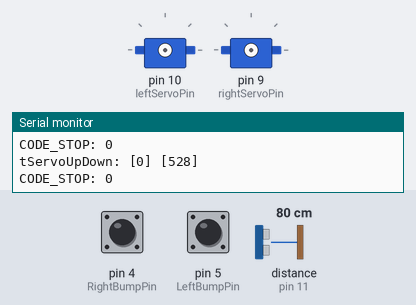
A sketch run on a simulated Arduino Uno, built with avr-gcc and run on an emulated ATmega328P. Parts: 2 × servo, the last lines printed to the serial monitor. Inputs (shaded band) come from the test bench; at power-on: pin 4 (RightBumpPin) LOW, pin 5 (LeftBumpPin) LOW, distance to the obstacle (sensor on pin 11) 80 cm. The echo pulse lasts 58.3 µs per cm.

Above: at 1.2 s.
1.3 s: pin 4 (RightBumpPin) pulled HIGH for 3.2 s
At 5.9 s:
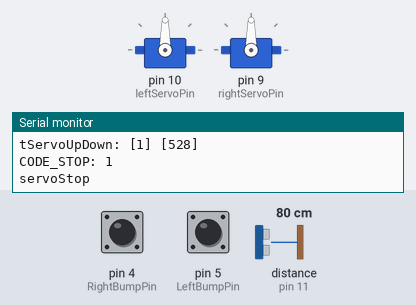
6.5 s: pin 5 (LeftBumpPin) pulled HIGH for 3.2 s
At 7.4 s:
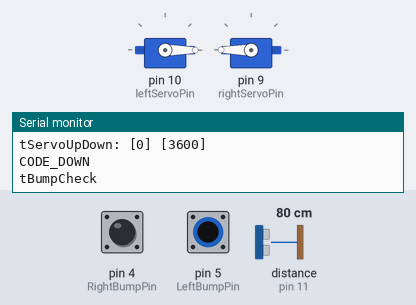
Timing chart, 0 to 12.5 s (numbered marks = the images above; inputs shaded):
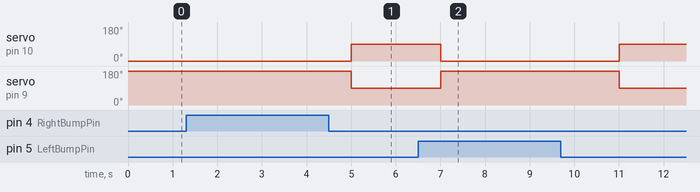

Measured:
- after the input at 1.3 s, servo on pin 10 (leftServoPin): 0° → 90° after 3.7 s; servo on pin 9 (rightServoPin): 180° → 90° after 3.7 s
- after the input at 6.5 s, servo on pin 10 (leftServoPin): 90° → 0° after 0.50 s, → 90° 4.0 s later; servo on pin 9 (rightServoPin): 90° → 180° after 0.50 s, → 90° 4.0 s later

The sketch:

ToyCarRobot.ino
```cpp
#include <TaskScheduler.h>
#include <IRremote.h>
#include <Servo.h>
#include <SoftwareSerial.h>
#include <NewPing.h>

// Callback methods prototypes
void tIRrecvCheck();
void tNewPingCheck();
void tBumpCheck();
void tServoUpDown();

// ---------------------------------------------------------------------------
//Tasks
// ---------------------------------------------------------------------------
#define MOVE_10 1000
Task tIRrecv(500, TASK_FOREVER, &tIRrecvCheck);
Task tNewPing(300, TASK_FOREVER, &tNewPingCheck);
Task tBump(300, TASK_FOREVER, &tBumpCheck);
Task tServoStraight(MOVE_10, TASK_FOREVER, &tServoUpDown);

Scheduler runner;

// ---------------------------------------------------------------------------
// Hardware & Constants
// ---------------------------------------------------------------------------

// Servo
#define SERVOSTOP 90

#define LFFAST 180
#define LBFAST 0
#define RFFAST 70
#define RBFAST 180

Servo leftServo;
#define leftServoPin 10
Servo rightServo;
#define rightServoPin 9

// IRrecv
int RECV_PIN = 8;
#define CODE_UP 0x810
#define CODE_DOWN 0xE10
#define CODE_LEFT 0xC10
#define CODE_RIGHT 0xA10
#define CODE_STOP 0x210
#define CODE_TURN 0x111

int servoState = CODE_STOP;
IRrecv irrecv(RECV_PIN);
decode_results results;

// ---------------------------------------------------------------------------
// Ultrasonic Sensor
// ---------------------------------------------------------------------------
#define TRIGGER_PIN 12
#define ECHO_PIN 11
#define MAX_DISTANCE 300
#define STOP_DISTANCE 5
NewPing sonar(TRIGGER_PIN, ECHO_PIN, MAX_DISTANCE);

// ---------------------------------------------------------------------------
// Bumper Sensor
// ---------------------------------------------------------------------------
#define LeftBumpPin 5
#define RightBumpPin 4
int LED_right = 13;
int LED_left = 11;
// Variables
volatile byte bumperLeftState = LOW;
volatile byte bumperRightState = LOW;

boolean moving = false;

void tIRrecvCheck() {
  if (irrecv.decode(&results)) {
    servoState = results.value;
  } else {
    servoState = CODE_STOP;
  }
  irrecv.resume();
}

void tNewPingCheck() {
  int distance = sonar.ping_cm();
  if (distance <= STOP_DISTANCE) {
    servoState = CODE_STOP;
    servoStop();
  }
}

void tBumpCheck() {
  if (digitalRead(LeftBumpPin) == HIGH || digitalRead(RightBumpPin) == HIGH) {
    Serial.println("tBumpCheck");
    servoState = CODE_DOWN;
  }
}

void tServoUpDown() {
  Serial.print("tServoUpDown: [");
  Serial.print(moving);
  Serial.print("] [");
  Serial.print(servoState);
  Serial.println("]");
  switch (servoState) {
    case CODE_STOP:
      Serial.print("CODE_STOP: ");
      Serial.println(moving);
      if (moving) {
        servoStop();
      }
      break;
    case CODE_UP:
      Serial.println("CODE_UP");
      moving = true;
      leftServo.attach(leftServoPin);
      rightServo.attach(rightServoPin);
      leftServo.write(LFFAST);
      rightServo.write(RFFAST);
      break;
    case CODE_DOWN:
      Serial.println("CODE_DOWN");
      moving = true;
      leftServo.attach(leftServoPin);
      rightServo.attach(rightServoPin);
      leftServo.write(LBFAST);
      rightServo.write(RBFAST);
      break;
    case CODE_LEFT:
      Serial.println("CODE_LEFT");
      moving = true;
      leftServo.attach(leftServoPin);
      rightServo.attach(rightServoPin);
      leftServo.write(LBFAST);
      rightServo.write(RFFAST);
      break;
    case CODE_RIGHT:
      Serial.println("CODE_RIGHT");
      moving = true;
      leftServo.attach(leftServoPin);
      rightServo.attach(rightServoPin);
      leftServo.write(RBFAST);
      rightServo.write(LFFAST);
      break;
  }
}

void servoStop() {
  Serial.println("servoStop");
  moving = false;
  rightServo.write(SERVOSTOP);
  rightServo.detach();
  leftServo.write(SERVOSTOP);
  leftServo.detach();
}

void setup() {
  Serial.begin(9600);
  //  irrecv.enableIRIn(); // Start the receiver

  irrecv.enableIRIn(); // Start the receiver

  runner.init();

  runner.addTask(tIRrecv);
  tIRrecv.enable();
  runner.addTask(tNewPing);
  tNewPing.enable();
  runner.addTask(tBump);
  tBump.enable();
  runner.addTask(tServoStraight);
  tServoStraight.enable();
}

void loop() {
  // put your main code here, to run repeatedly:
  runner.execute();
}
```
